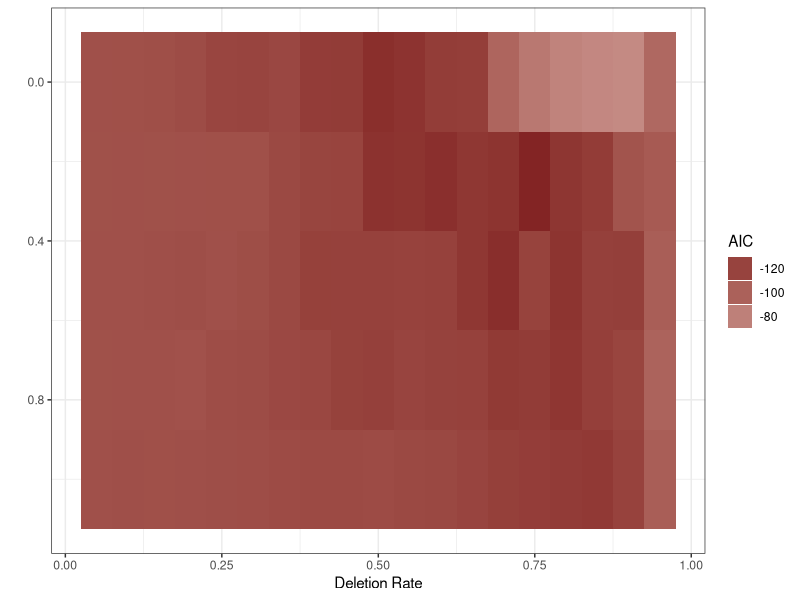
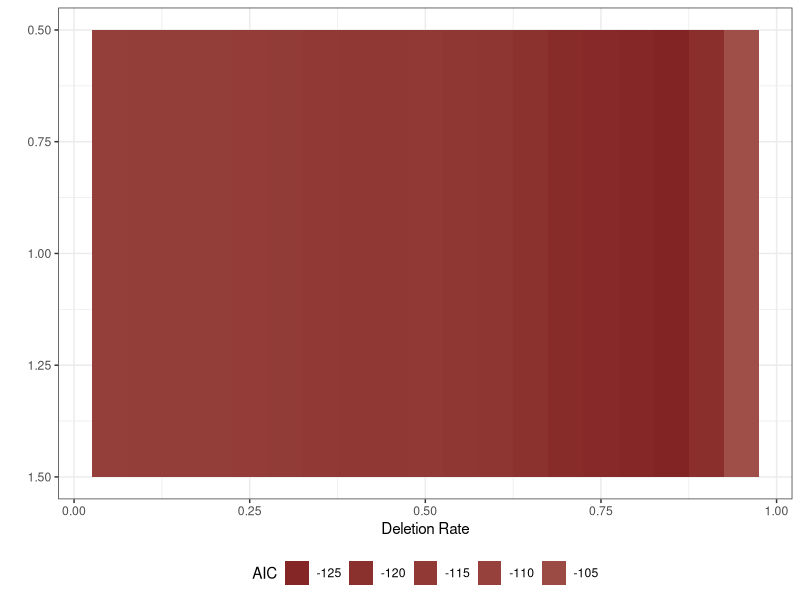
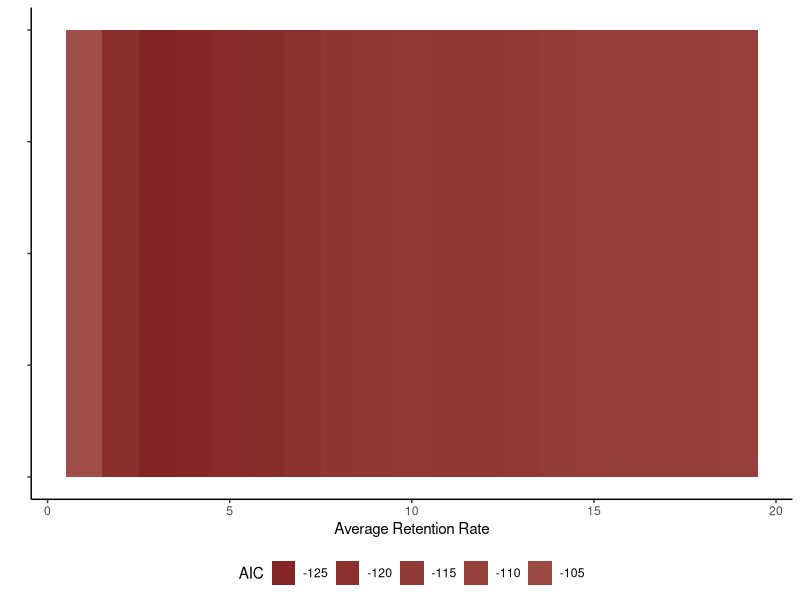

Write the R code that produced these figures, in order.

library(ggplot2)
library(dplyr)
library(tidyr)


Datapoints = 26401
data = read.csv("output/analyzeFillers_freq_BNC_SPR_Spillover_Averaged_New_R.tsv", sep="\t")

# This concerns nine settings with very high or very low delta, and lambda <1 (e.g., delta=0.95+lambda=0.5)
data = data %>% filter(NData == Datapoints)
doneConfigurations = paste(data$deletion_rate, data$predictability_weight)
deltas = c()
lambdas = c()
for(delta in unique(data$deletion_rate)) {
	for(lambda in unique(data$predictability_weight)) {
		if(!(paste(delta, lambda) %in% doneConfigurations)) {
			deltas = c(deltas, delta)
			lambdas = c(lambdas, lambda)
		}
	}
}
missingConfigurations = data.frame(deletion_rate = deltas, predictability_weight = lambdas)

imputed = data.frame()
for(i in (1:nrow(missingConfigurations))) {
	delta = missingConfigurations$deletion_rate[[i]]
	lambda = missingConfigurations$predictability_weight[[i]]
	to_impute = data %>% filter(abs(deletion_rate-delta) <= 0.05, abs(predictability_weight-lambda)<=0.25) %>% summarise(AIC=mean(AIC), NData=mean(NData))
	to_impute$deletion_rate=delta
	to_impute$predictability_weight=lambda
	to_impute$Coefficient=NA
	to_impute$Correlation=NA
	to_impute$X=NA
	imputed = rbind(imputed, to_impute)
}

data = rbind(data, imputed)



# Viz for all parameter configurations
meanAIC = 16938.34
plot = ggplot(data %>% group_by(deletion_rate, predictability_weight) %>% summarise(AIC=mean(AIC)-meanAIC), aes(x=deletion_rate, y=predictability_weight, fill=AIC)) + geom_tile() + theme_bw() + scale_fill_gradient2() + xlab("Deletion Rate") + ylab("") + guides(fill=guide_legend(title="AIC")) + scale_y_reverse ()
ggsave(plot, file="figures/analyzeFillers_freq_BNC_SPR_Spillover_Averaged_New_R.pdf", height=2, width=5)

# Viz for lambda=1
meanAIC = 16938.34
plot = ggplot(data %>% filter(predictability_weight==1) %>% group_by(deletion_rate, predictability_weight) %>% summarise(AIC=mean(AIC)-meanAIC), aes(x=deletion_rate, y=predictability_weight, fill=AIC)) + geom_tile() + theme_bw() + scale_fill_gradient2() + xlab("Deletion Rate") + ylab("") + guides(fill=guide_legend(title="AIC")) + scale_y_reverse () + theme(legend.position="bottom")
ggsave(plot, file="figures/analyzeFillers_freq_BNC_SPR_Spillover_Averaged_New_R_Lambda1.pdf", height=1.5, width=5)


# Viz for lambda=1
meanAIC = 16938.34
plot = ggplot(data %>% filter(predictability_weight==1) %>% group_by(deletion_rate, predictability_weight) %>% summarise(AIC=mean(AIC)-meanAIC) %>% mutate(AICDifference=pmin(AIC, 50)), aes(x=20*(1-deletion_rate), y=predictability_weight, fill=AICDifference)) + geom_tile() + theme_classic() + scale_fill_gradient2() + xlab("Average Retention Rate") + ylab("") + guides(fill=guide_legend(title="AIC")) +  theme(legend.position="bottom") + theme(axis.text.y=element_blank())
ggsave(plot, file="figures/analyzeFillers_freq_BNC_SPR_Spillover_Averaged_New_R_Lambda1_Integer.pdf", height=1.5, width=5)

